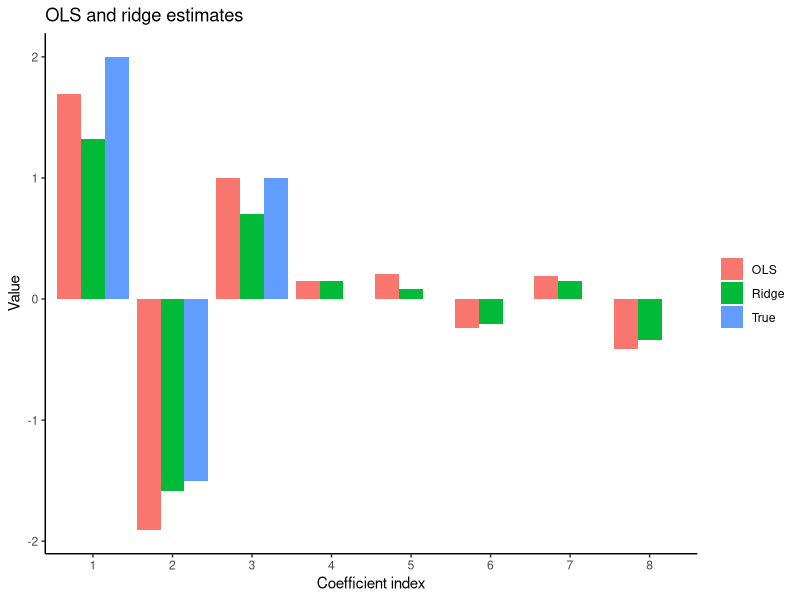
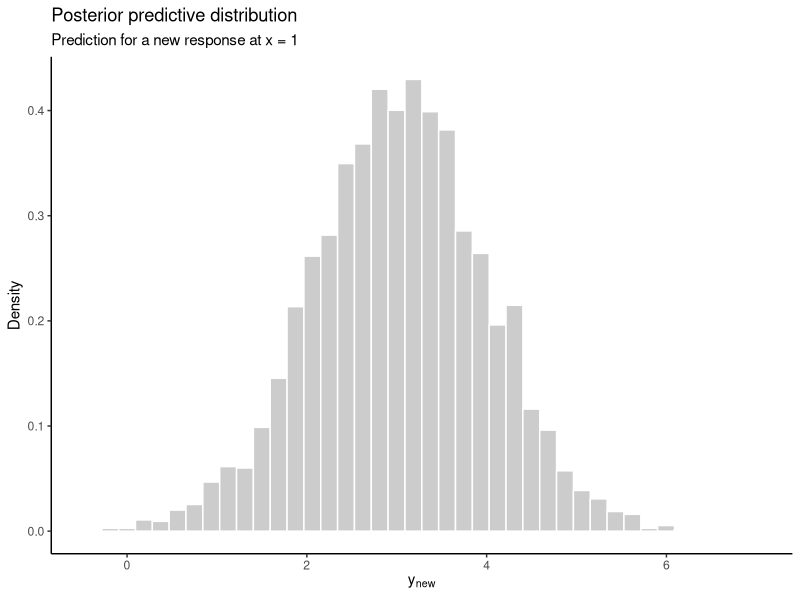

Write R code to recreate these figures, in order.
## ---- chunk 1
#| label: fig-ridge-shrinkage-demo
#| fig-cap: "Comparison of ordinary least squares and ridge regression coefficient estimates in a small simulated example."
#| warning: false
#| message: false

library(ggplot2)

set.seed(8310)

n <- 40
p <- 8

X <- matrix(rnorm(n * p), nrow = n, ncol = p)
beta_true <- c(2, -1.5, 1, 0, 0, 0, 0, 0)
y <- X %*% beta_true + rnorm(n, sd = 2)
y <- as.numeric(y)

# OLS estimate
beta_ols <- solve(t(X) %*% X, t(X) %*% y)

# Ridge estimate
lambda <- 10
beta_ridge <- solve(t(X) %*% X + lambda * diag(p), t(X) %*% y)

coef_df <- data.frame(
  index = factor(1:p),
  True = beta_true,
  OLS = as.numeric(beta_ols),
  Ridge = as.numeric(beta_ridge)
)

coef_long <- rbind(
  data.frame(index = coef_df$index, value = coef_df$True, method = "True"),
  data.frame(index = coef_df$index, value = coef_df$OLS, method = "OLS"),
  data.frame(index = coef_df$index, value = coef_df$Ridge, method = "Ridge")
)

ggplot(coef_long, aes(x = index, y = value, fill = method)) +
  geom_col(position = "dodge") +
  labs(
    title = "OLS and ridge estimates",
    x = "Coefficient index",
    y = "Value",
    fill = NULL
  ) +
  theme_classic()
## ---- chunk 2
#| label: fig-posterior-predictive-demo
#| fig-cap: "Posterior predictive distribution for a new observation in a simple regression example."
#| warning: false
#| message: false

library(MASS)
library(ggplot2)

set.seed(8310)

n <- 50
x <- runif(n, -2, 2)
y <- 1 + 2 * x + rnorm(n, sd = 1)

X <- cbind(1, x)
beta_hat <- solve(t(X) %*% X, t(X) %*% y)
sigma2_hat <- sum((y - X %*% beta_hat)^2) / (n - 2)
V_beta <- sigma2_hat * solve(t(X) %*% X)

# Simulate approximate posterior draws
S <- 4000
beta_draws <- MASS::mvrnorm(S, mu = as.numeric(beta_hat), Sigma = V_beta)

x_new <- 1.0
X_new <- c(1, x_new)

y_new_draws <- numeric(S)
for (s in 1:S) {
  mu_new <- sum(X_new * beta_draws[s, ])
  y_new_draws[s] <- rnorm(1, mean = mu_new, sd = sqrt(sigma2_hat))
}

pred_df <- data.frame(y_new = y_new_draws)

ggplot(pred_df, aes(x = y_new)) +
  geom_histogram(aes(y = after_stat(density)),
                 bins = 40,
                 fill = "grey80",
                 color = "white") +
  labs(
    title = "Posterior predictive distribution",
    subtitle = "Prediction for a new response at x = 1",
    x = expression(y[new]),
    y = "Density"
  ) +
  theme_classic()
